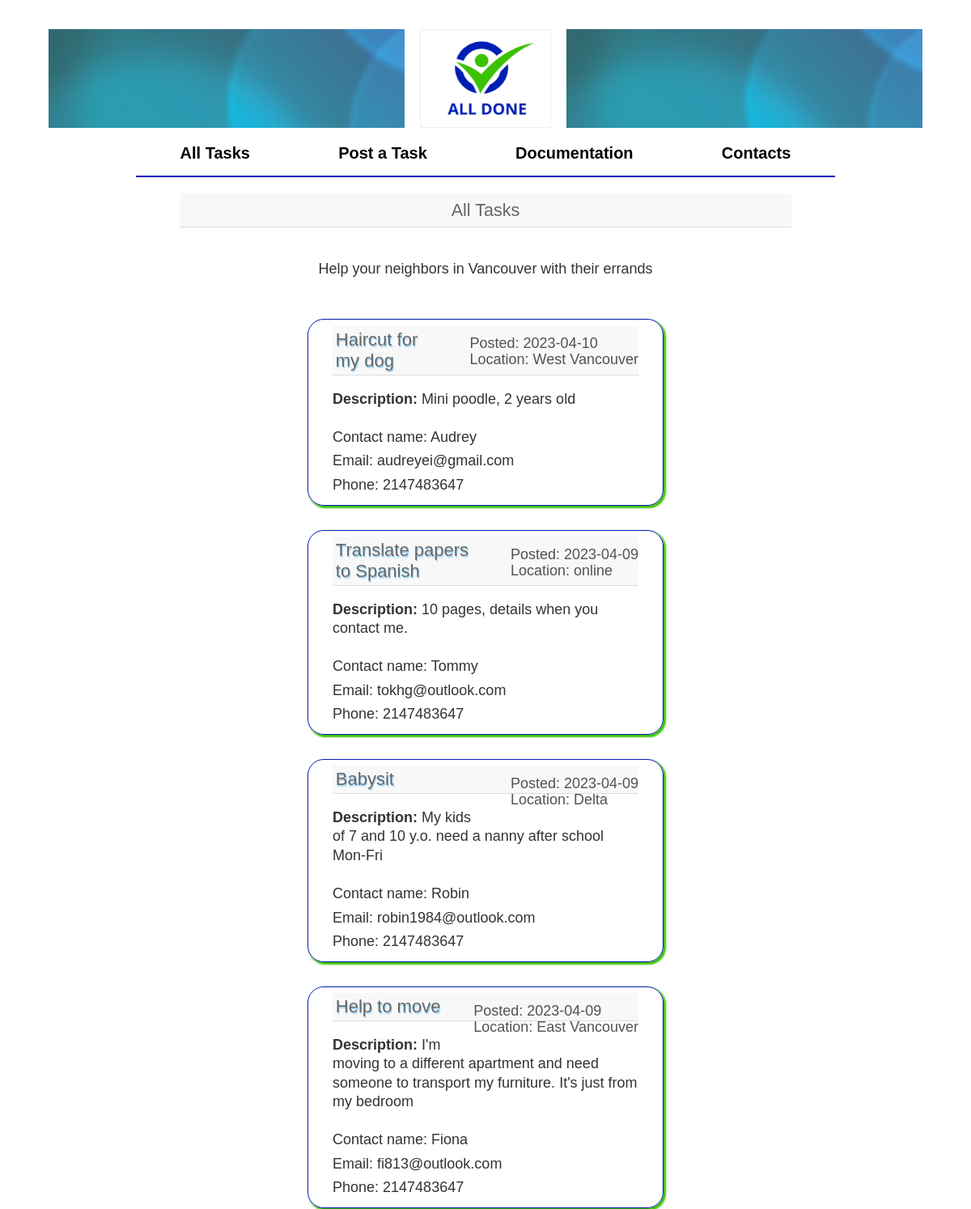
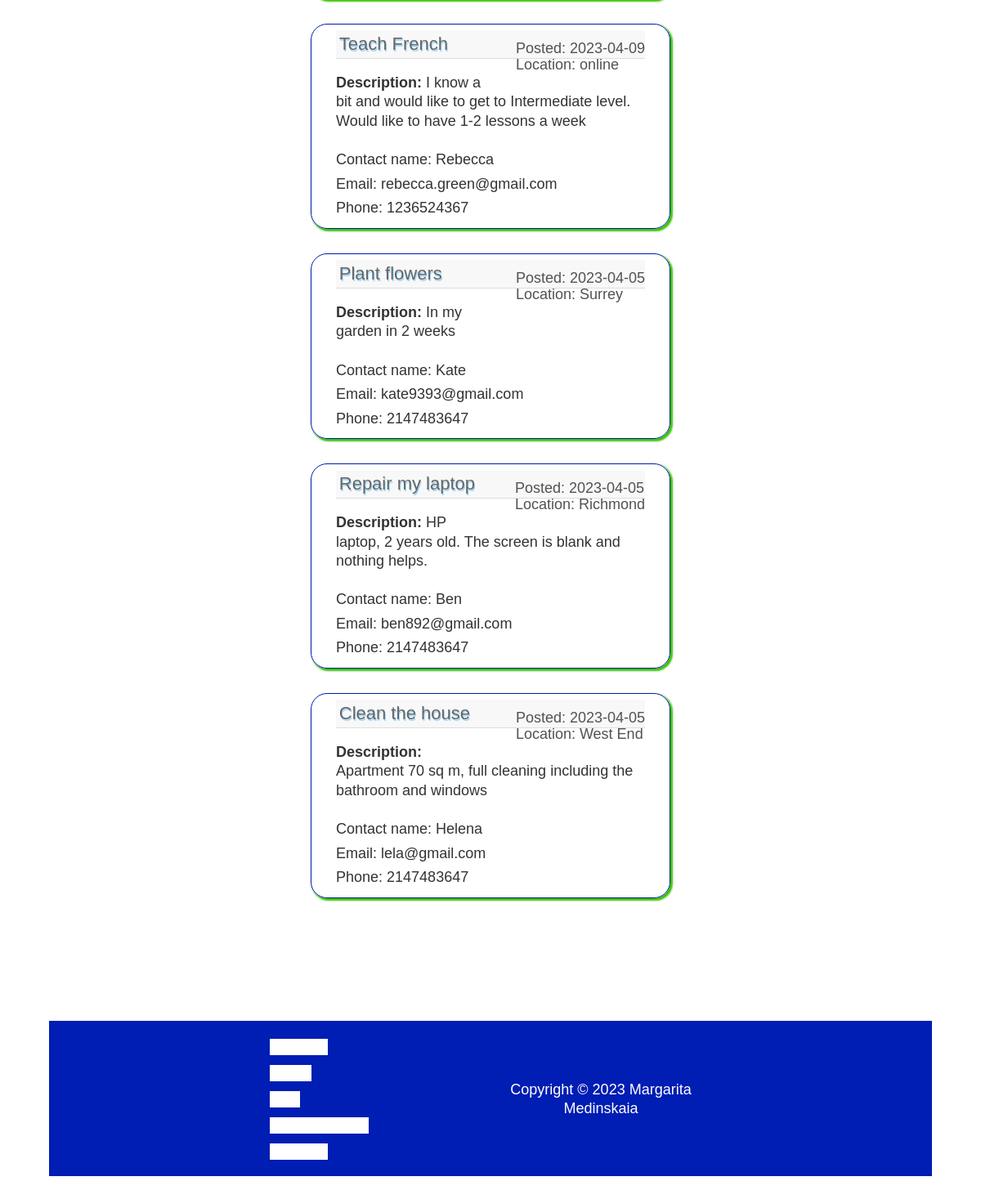
The page / on the database its author committed (2 pictures, top to bottom).
### tables this page shows
CREATE TABLE `posts` (
  `ID` int(11) NOT NULL,
  `date` date NOT NULL,
  `task` varchar(40) NOT NULL,
  `description` text NOT NULL,
  `location` varchar(25) NOT NULL,
  `name` varchar(50) NOT NULL,
  `email` varchar(150) NOT NULL,
  `phone` int(11) NOT NULL
);

### database/database.php (called while the page is built, shortened)
<?php
function get_posts() {
  global $pdo;
  $sql = 'SELECT * FROM posts ORDER BY ID DESC';
  $result = $pdo->query($sql);
}

### templates/functions/template_functions.php (the view)
<?php
function the_tasks() {
  global $posts;
  if ($posts != null) {
    for($i = 0; $i < count($posts); $i++){
      echo ("<div class='post'>
        <div class='datelocation'><p class='date'>Posted: ".$posts[$i]['date']."</p>
        <p class='location'>Location: ".$posts[$i]['location']."</p></div>
        <h3>".$posts[$i]['task']."</h3>
        <p><b>Description:</b> ".$posts[$i]['description']."</p>
        <div class='contactPost'>
        <p>Contact name: ".$posts[$i]['name']."</p>
        <p>Email: ".$posts[$i]['email']."</p>
        <p>Phone: ".$posts[$i]['phone']."</p>
        </div>
      </div>");
    }
  }
}
?>

### index.php (shortened to what this page needs)
<link rel="stylesheet" href="templates/style.css">
<?php
$posts=[];
require_once 'database/database.php';
require_once 'templates/functions/template_functions.php';
get_posts();
include 'templates/index.php';
 ?>

### templates/index.php (shortened to what this page needs)
<!DOCTYPE html>
<html>
  <head>
    <link rel="stylesheet" href="style.css">
  </head>
  <body>
    <header>
      <div id="headLeft"></div>
      <a href="index.php"><img src="images/logo.png" alt="Logo of All Done"></a>
      <div id="headRight"></div>
    </header>
    <nav id="headnav">
        <ul>
        <a href="index.php"><li>All Tasks</li></a>
        <a href="postatask.php"><li>Post a Task</li></a>
        <a href="documentation.html"><li>Documentation</li></a>
        <a href="contact.php"><li>Contacts</li></a>
        </ul>
    </nav>
  <div id="wrapper">
    <h1>All Tasks</h1>
    <p class="description">Help your neighbors in Vancouver with their errands</h2>
      <div class="alltasks">
        <?php
          the_tasks();
        ?>
      </div>
  </div>
  <footer>
    <nav id="footernav">
        <ul>
         <li><a href="index.php">All Tasks</a></li>
         <li><a href="postatask.php">Post a Task</a></li>
         <li><a href="documentation.html">Documentation</a></li>
         <li><a href="contact.php">Contacts</a></li>
        </ul>
    </nav>
    <div>
    <p>Copyright &copy; 2023 Margarita Medinskaia</p>
    </div>
  </footer>
 </body>
</html>

### templates/style.css (style rules this page uses)
@media screen and (min-width: 769px) { body { padding-top: 0px; text-align: center; background-color: rgb(251, 255, 255); margin:0px; } }
@media screen and (min-width: 769px) { p,li { font-size: 18px; } }
@media screen and (min-width: 769px) { #wrapper { width: 70%; margin-left: auto; margin-right: auto; } }
@media screen and (min-width: 769px) { header { display: grid; grid-template-columns: auto 200px auto; height: 120px; } }
@media screen and (min-width: 769px) { header img { max-width: 80%; text-align: center; height:120px; width: 173.567px; } }
@media screen and (min-width: 769px) { #headLeft { background-image: url("images/background.jpg"); animation-name: moveLeft; animation-duration: 30s; animation-iteration-count: infinite; } }
@media screen and (min-width: 769px) { #headRight { background-image: url("images/background.jpg"); animation-name: moveRight; animation-duration: 30s; animation-iteration-count: infinite; } }
@media screen and (min-width: 769px) { #headnav { font-size: 20px; font-weight: bold; width:80%; margin-left: auto; margin-right: auto; } }
@media screen and (min-width: 769px) { #headnav ul { display: grid; grid-template-columns: auto auto auto auto; padding-left: 0%; margin-top:5px; } }
@media screen and (min-width: 769px) { #headnav li { font-size: 20px; list-style-type:none; align-items: center; font-weight: bold; padding: 15px; transition: background-color 1s linear; border-bottom: 2px solid #001db4; } }
@media screen and (min-width: 769px) { #headnav a { text-decoration: none; color:black; } }
@media screen and (min-width: 769px) { .description { font-size: 18px; margin-top: 40px; margin-bottom: 50px; } }
@media screen and (min-width: 769px) { footer { margin: 150px auto 0% auto; display: grid; grid-template-columns: 1fr 1fr; align-items:center; background-color: #001db4; color: white; } }
@media screen and (min-width: 769px) { #footernav { list-style-type:none; line-height: 2rem; text-align: left; border-top: 2px solid #001db4; } }
@media screen and (min-width: 769px) { #footernav ul { padding-left:50%; } }
@media screen and (min-width: 769px) { #footernav li { list-style-type:none; width: 30%; } }
@media screen and (min-width: 769px) { #footernav a { color: white; text-decoration: none; } }
@media screen and (min-width: 769px) { footer div { border-top: 2px solid #001db4; padding-right: 50%; } }
@media screen and (min-width: 769px) { .post { text-align: left; align-items: center; border: 1px solid #001db4; border-radius: 20px; box-shadow: 2px 2px 2px 1px #3ac203; max-width: 50%; margin: 0px auto 30px auto; position: relative; padding: 0px 30px; } }
@media screen and (min-width: 769px) { .post h3 { font-size: 22px; text-align: left; text-shadow: 1px 2px rgb(157, 214, 250); } }
@media screen and (min-width: 769px) { .datelocation { float: right; display: grid; grid-template-rows: 20px 20px; clear: left; margin-bottom: 30px; margin-left: 30px; color: rgb(82, 82, 82); } }
@media screen and (min-width: 769px) { .contactPost { line-height: 0.8em; margin-top: 30px; } }
@media screen and (min-width: 769px) { #documentation h2,h3 { text-align: center; } }

### rows shown on the page
posts: date "2023-04-10", task "Haircut for my dog", description "Mini poodle, 2 years old", name "Audrey", email "audreyei@gmail.com", phone "2147483647"
posts: date "2023-04-09", task "Translate papers to Spanish", description "10 pages, details when you contact me.", name "Tommy", email "tokhg@outlook.com", phone "2147483647"
posts: date "2023-04-09", location "Delta", task "Babysit", description "My kids of 7 and 10 y.o. need a nanny after school Mon-Fri", name "Robin", email "robin1984@outlook.com", phone "2147483647"
posts: date "2023-04-09", location "East Vancouver", task "Help to move", description "I'm moving to a different apartment and need someone to transport my furniture. It's just from my bedroom", name "Fiona", email "fi813@outlook.com", phone "2147483647"
posts: date "2023-04-09", location "online", task "Teach French", description "I know a bit and would like to get to Intermediate level. Would like to have 1-2 lessons a week", name "Rebecca", email "rebecca.green@gmail.com", phone "1236524367"
posts: date "2023-04-05", location "Surrey", task "Plant flowers", description "In my garden in 2 weeks", name "Kate", email "kate9393@gmail.com", phone "2147483647"
posts: date "2023-04-05", location "Richmond", task "Repair my laptop", description "HP laptop, 2 years old. The screen is blank and nothing helps.", name "Ben", email "ben892@gmail.com", phone "2147483647"
posts: date "2023-04-05", location "West End", task "Clean the house", description "Apartment 70 sq m, full cleaning including the bathroom and windows", name "Helena", email "lela@gmail.com", phone "2147483647"
